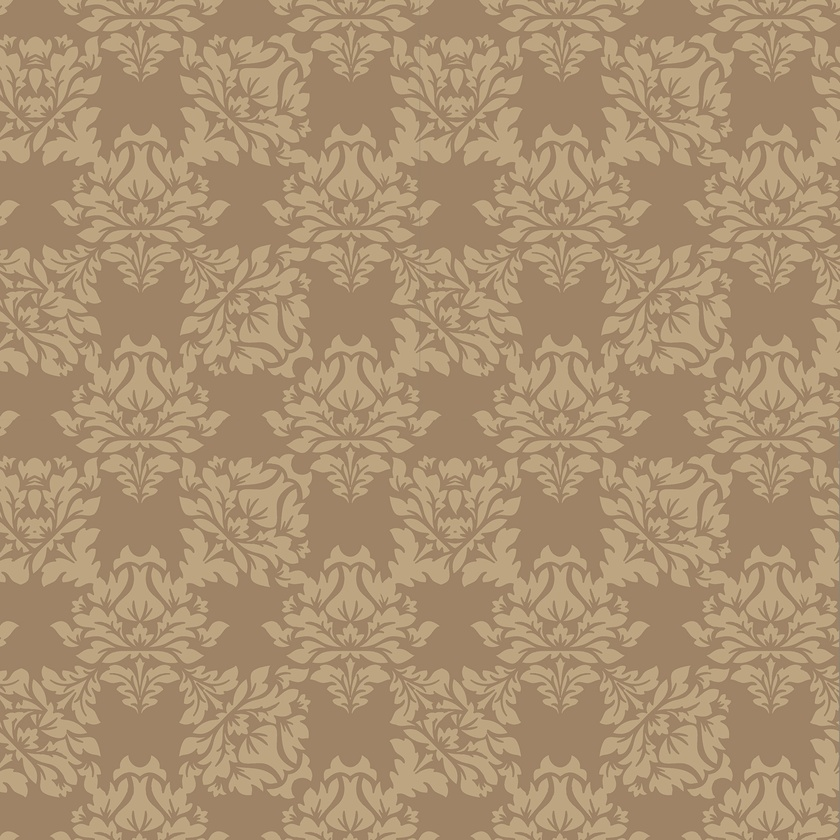
#> input picture inputs/products/Wallpapers/64_damask wallpaper texture-seamless.jpg, 840 x 840 px, shrunk from 2048 x 2048 before the run
$ jupyter execute --allow-errors illumination_matcher.ipynb
#> lines starting #> are read from the running program, lines starting #| are printed output that depends on the picture; after the words box and inside, x2 and y2 are one past the last pixel; in counts of white or black regions, pixels touching at a corner belong together
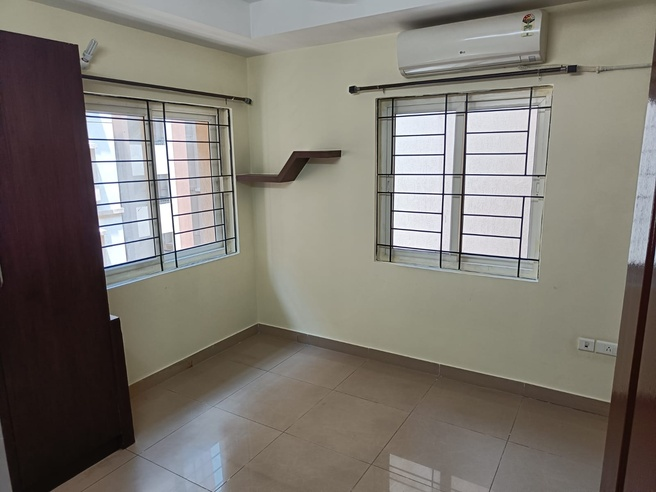
#> input picture inputs/src_imgs/img3.jpeg, 656 x 492 px, shrunk from 1600 x 1200 before the run
[cell 1]
import cv2
import numpy as np
import matplotlib.pyplot as plt

[cell 2]
# [12 lines left out: function using_contours, not called in this run]

[cell 3]
# import the necessary packages
from skimage import exposure

# [12 lines left out: function using_match_histogram, not called in this run]

[cell 4]
# [20 lines left out: function using_adaptive_threshold, not called in this run]

[cell 5]
# [29 lines left out: function match_shadows_and_contrast, not called in this run]

[cell 6]
# [16 lines left out: function copy_values_hsv, not called in this run]

[cell 7]
# [16 lines left out: function copy_lighting_lab, not called in this run]

[cell 8]
def extract_lighting(source_image):
    # Convert the images to the HSV color space
    s_lab = cv2.cvtColor(source_image, cv2.COLOR_RGB2LAB)
#> s_lab: shape (492, 656, 3); mean of channels 0, 1, 2 126.3, 128.8, 133
    # t_lab = cv2.cvtColor(target_image, cv2.COLOR_RGB2LAB)
    tmp = np.zeros(s_lab.shape[:2])
    # Get the shadows and highlights of the source image
    src_shadows = s_lab[:, :, 0] < 128
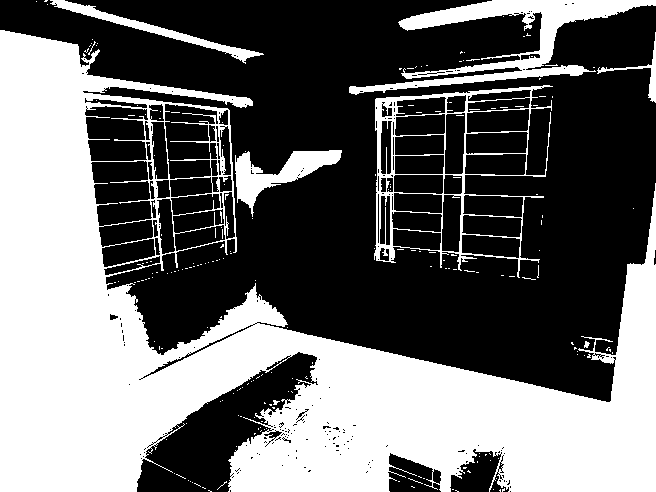
#> src_shadows: shape (492, 656) bool; 42.1% white; 205 white regions (197 under 20 px), largest, box (x1, y1, x2, y2) and area: (0, 30, 656, 492) 118468, (349, 0, 656, 95) 7280, (374, 85, 553, 278) 4813
    src_highlights = s_lab[:, :, 0] > 127
    # print(src_shadows, src_highlights)

    # plt.imshow(t_lab)
    tmp[src_shadows] = s_lab[src_shadows, 0]
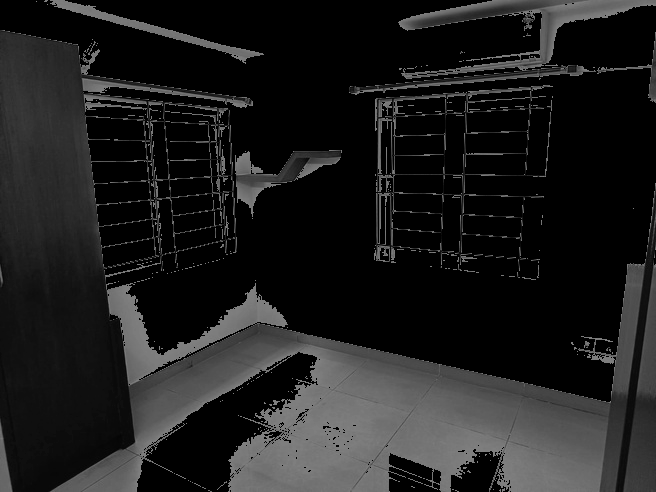
#> tmp: shape (492, 656) float64; min 0, max 127, mean 29.9
    tmp[src_highlights] = s_lab[src_highlights, 0]
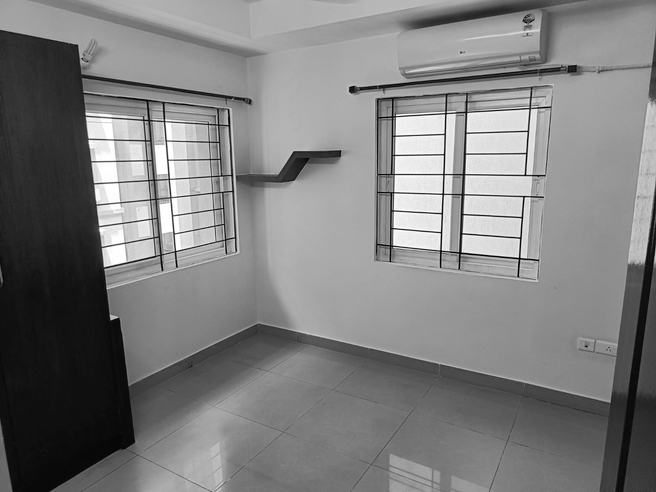
#> tmp: shape (492, 656) float64; min 0, max 255, mean 126.3

    # res = cv2.cvtColor(t_lab, cv2.COLOR_LAB2RGB)
    return tmp

[cell 9]
# [30 lines left out: function copy_lighting_lab1, not called in this run]

[cell 10]
from numpy.linalg import norm
# [20 lines left out: functions get_brightness, change_brightness, not called in this run]

### Illuminating the overlayed img

[cell 11]
test_img = "img3"

sample_wallpaper = cv2.cvtColor(cv2.imread('../inputs/products/Wallpapers/64_damask wallpaper texture-seamless.jpg'), cv2.COLOR_BGR2RGB)

src_img = cv2.cvtColor(cv2.imread("../inputs/src_imgs/{}.jpeg".format(test_img, test_img)), cv2.COLOR_BGR2RGB)
out_img = cv2.cvtColor(cv2.imread("../outs/{}.jpg".format(test_img)), cv2.COLOR_BGR2RGB)

[cell 12]
ill = extract_lighting(src_img)
ill = np.stack([ill, ill, ill], axis=2)
# ill = np.array(ill, dtype=int)

[cell 13]
ill

[cell 14]
plt.imshow(ill)
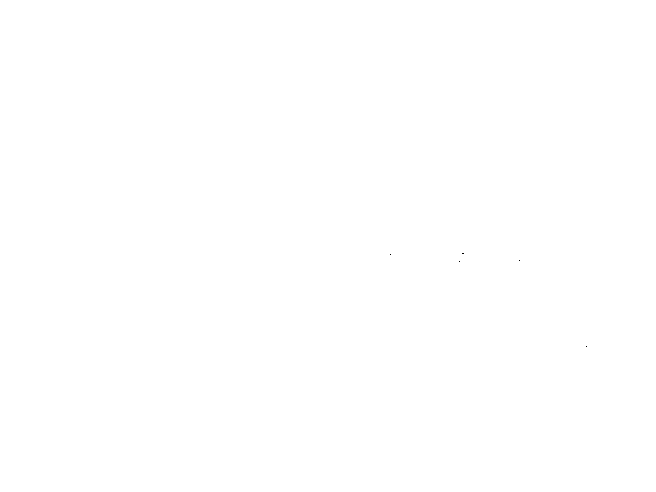
#> shown: shape (492, 656, 3) float64; values 0 (black) and 1 (white), 100% white; black in thin lines or dots, all inside (x1, y1, x2, y2) = (390, 253, 587, 347)
